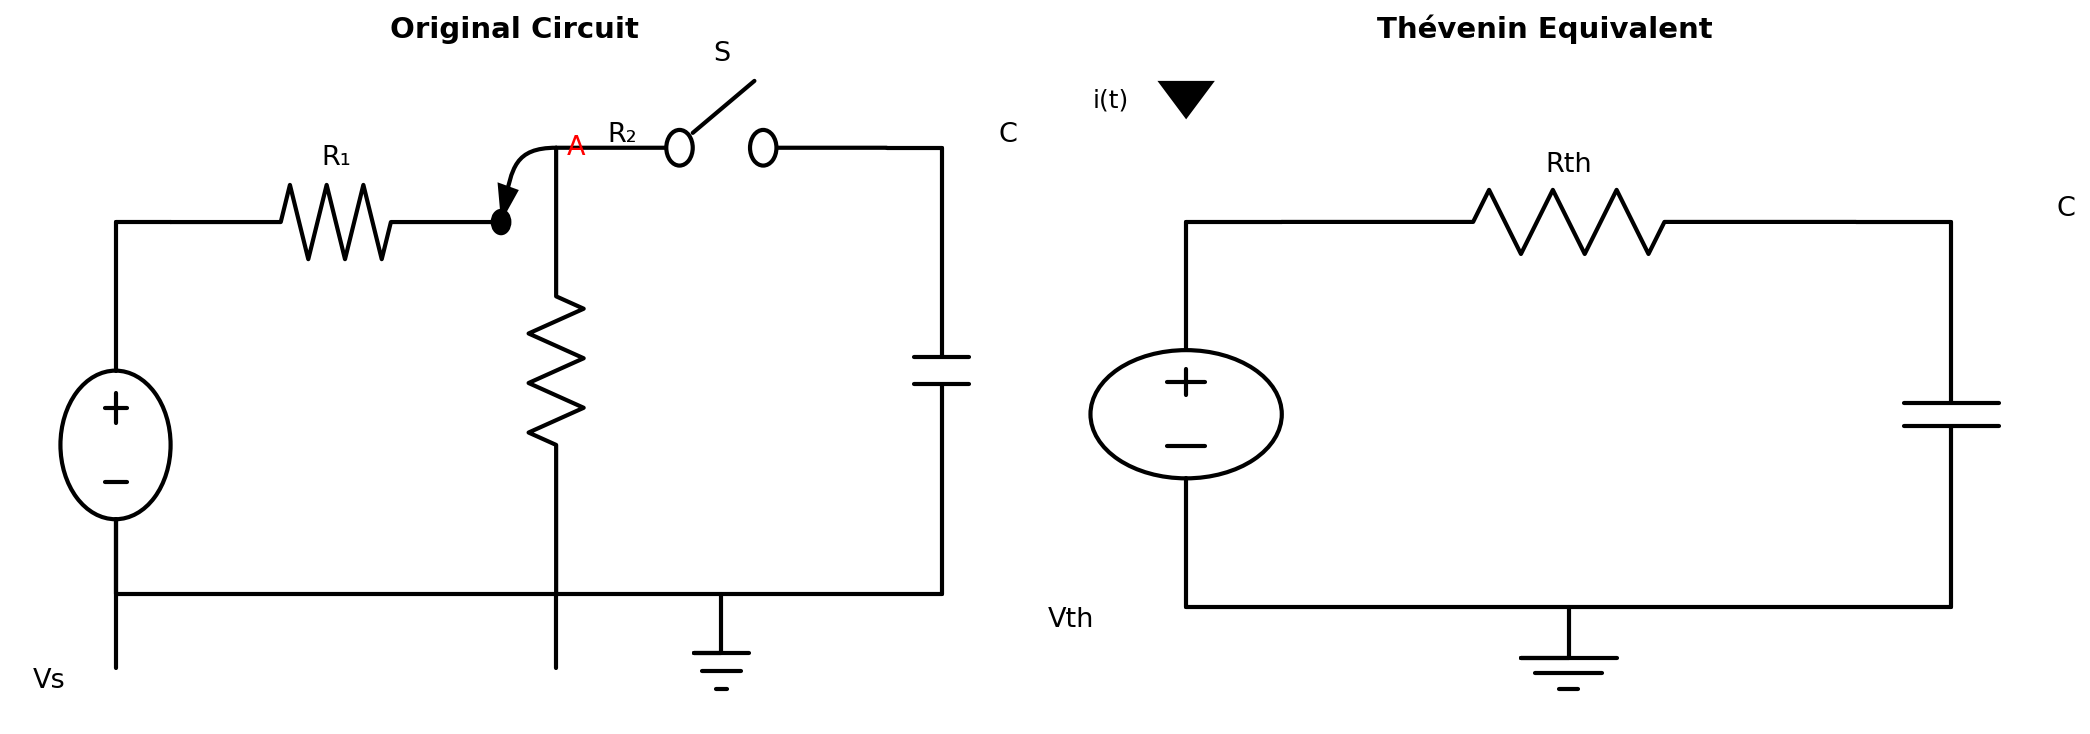

Here is the Python script that generated this plot:
"""
Q4-V3: Thevenin Equivalent with RC Circuit
Left: Original circuit (Vs, R1, R2 voltage divider + switch + C).
Right: Thevenin equivalent (Vth, Rth, C).
Shows both circuits side by side.
"""
import matplotlib
matplotlib.use('Agg')
import matplotlib.pyplot as plt
import schemdraw
import schemdraw.elements as elm

fig, (ax1, ax2) = plt.subplots(1, 2, figsize=(14, 5))

# Original circuit
ax1.set_title('Original Circuit', fontsize=14, fontweight='bold')
with schemdraw.Drawing(canvas=ax1) as d:
    d.config(unit=3, fontsize=13, font='sans-serif')

    source = d.add(elm.SourceV().up().label('Vs', loc='left', ofst=(0, 0.6)))
    d += elm.Line().right().length(0.5).at(source.end)
    d += elm.Resistor().right().label('R₁')

    nodeA = d.add(elm.Dot())
    d.add(elm.Annotate().at(nodeA.center).delta(0.5, 0.5).label('A', color='red', fontsize=13))

    # R2 to ground
    d.push()
    d += elm.Resistor().down().label('R₂', loc='right', ofst=(0, 0.6))
    d += elm.Line().down().length(0.5)
    d.pop()

    # Switch then C
    sw = d.add(elm.Switch().right().label('S'))
    d += elm.Line().right().length(0.5)
    cap = d.add(elm.Capacitor().down().label('C', loc='right', ofst=(0, 0.6)))

    d += elm.Line().left().length(2)
    d += elm.Ground()
    d += elm.Line().left().tox(source.start)
    d += elm.Line().up().toy(source.start)

ax1.axis('off')

# Thevenin equivalent
ax2.set_title('Thévenin Equivalent', fontsize=14, fontweight='bold')
with schemdraw.Drawing(canvas=ax2) as d:
    d.config(unit=3, fontsize=13, font='sans-serif')

    source = d.add(elm.SourceV().up().label('Vth', loc='left', ofst=(0, 0.6)))
    d += elm.Line().right().length(0.5).at(source.end)
    d += elm.Resistor().right().label('Rth')
    d += elm.Line().right().length(0.5)
    cap = d.add(elm.Capacitor().down().label('C', loc='right', ofst=(0, 0.6)))

    d.add(elm.CurrentLabelInline(direction='in').at(source.end).label('i(t)', fontsize=12))

    d += elm.Line().left().length(2)
    d += elm.Ground()
    d += elm.Line().left().tox(source.start)
    d += elm.Line().up().toy(source.start)

ax2.axis('off')

plt.tight_layout()
plt.savefig('q4_v3_thevenin_rc.svg', format='svg', bbox_inches='tight')
plt.savefig('q4_v3_thevenin_rc.png', format='png', dpi=150, bbox_inches='tight')
plt.close()
